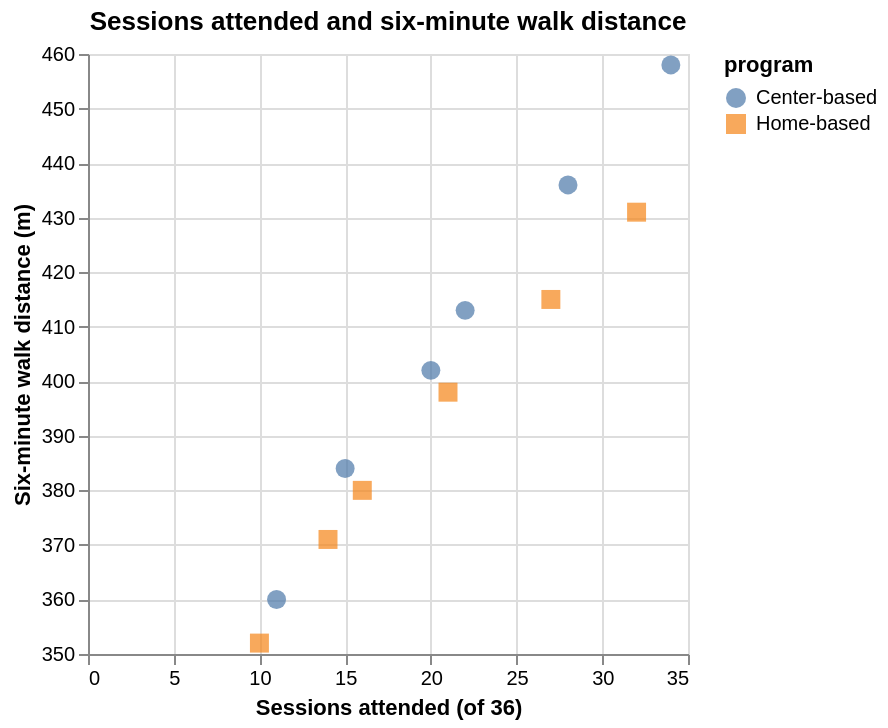

Notebook code for this chart:
### Markdown cell above
## Task 1: Explore the rehab patients with Altair

### 1.1 Load the patients and build the scatter plot

> **Checkpoint: `output/exploratory_spec.json`**
> A Vega-Lite specification with a `point` mark, `x`, `y`, `color`, and `shape` encodings, and the twelve patients embedded.

### Code cell
patients = pd.read_csv(PATIENTS_PATH)  # TODO: read PATIENTS_PATH with pd.read_csv
print(patients.shape)
display(patients.dtypes)
exploratory_chart = (
    alt.Chart(patients)
    .mark_point(filled=True, size=90)
    .encode(
        x=alt.X(
            "sessions_attended:Q",
            title="Sessions attended (of 36)"
        ),
        y=alt.Y(
            "walk_distance_m:Q",
            title="Six-minute walk distance (m)",
            scale=alt.Scale(zero=False)
        ),
        color=alt.Color("program:N"),
        shape=alt.Shape("program:N"),
        tooltip=[
            "patient_id",
            "program",
            "sessions_attended",
            "walk_distance_m"
        ]
    )
    .properties(title="Sessions attended and six-minute walk distance")
)
exploratory_chart.save(EXPLORATORY_SPEC_PATH)
exploratory_chart

### Figure 1 — Vega-Lite specification as saved in the notebook (floating-point values rounded to 4 significant figures)
{"config": {"view": {"continuousWidth": 300, "continuousHeight": 300}}, "data": {"name": "data-c8aa350521c33b7072b39293a7897d72"}, "mark": {"type": "point", "filled": true, "size": 90}, "encoding": {"color": {"field": "program", "type": "nominal"}, "shape": {"field": "program", "type": "nominal"}, "tooltip": [{"field": "patient_id", "type": "nominal"}, {"field": "program", "type": "nominal"}, {"field": "sessions_attended", "type": "quantitative"}, {"field": "walk_distance_m", "type": "quantitative"}], "x": {"field": "sessions_attended", "title": "Sessions attended (of 36)", "type": "quantitative"}, "y": {"field": "walk_distance_m", "scale": {"zero": false}, "title": "Six-minute walk distance (m)", "type": "quantitative"}}, "title": "Sessions attended and six-minute walk distance", "$schema": "https://vega.github.io/schema/vega-lite/v5.20.1.json", "datasets": {"data-c8aa350521c33b7072b39293a7897d72": [{"patient_id": "R01", "program": "Home-based", "sessions_attended": 14, "walk_distance_m": 371}, {"patient_id": "R02", "program": "Center-based", "sessions_attended": 20, "walk_distance_m": 402}, {"patient_id": "R03", "program": "Home-based", "sessions_attended": 32, "walk_distance_m": 431}, {"patient_id": "R04", "program": "Center-based", "sessions_attended": 11, "walk_distance_m": 360}, {"patient_id": "R05", "program": "Center-based", "sessions_attended": 28, "walk_distance_m": 436}, {"patient_id": "R06", "program": "Home-based", "sessions_attended": 10, "walk_distance_m": 352}, {"patient_id": "R07", "program": "Home-based", "sessions_attended": 21, "walk_distance_m": 398}, {"patient_id": "R08", "program": "Center-based", "sessions_attended": 34, "walk_distance_m": 458}, {"patient_id": "R09", "program": "Home-based", "sessions_attended": 16, "walk_distance_m": 380}, {"patient_id": "R10", "program": "Center-based", "sessions_attended": 15, "walk_distance_m": 384}, {"patient_id": "R11", "program": "Home-based", "sessions_attended": 27, "walk_distance_m": 415}, {"patient_id": "R12", "program": "Center-based", "sessions_attended": 22, "walk_distance_m": 413}]}}
